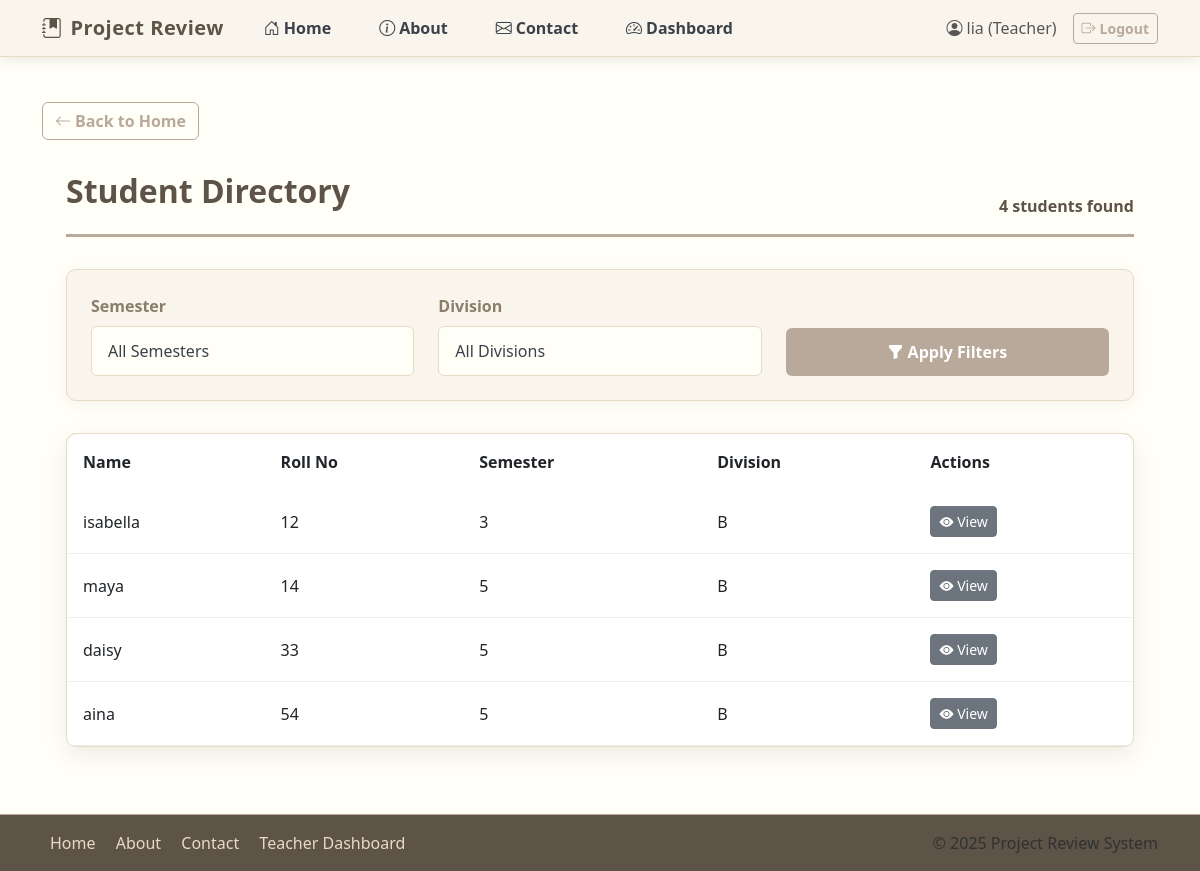
Screenshot of /teacher/view-students/ (signed in) with the database file from the repository.
### project_review_app/models.py (models this page shows, shortened)
class CustomUser(AbstractUser):
    ROLE_CHOICES = (
        ('teacher', 'Teacher'),
        ('student', 'Student'),
        ('admin', 'Admin'),
    )
    @property
    def is_teacher(self):
        return self.role == 'teacher'
    DIVISION_CHOICES = (
        ('A', 'Division A'),
        ('B', 'Division B'),
        ('C', 'Division C'),
    )
    SEMESTER_CHOICES = (
        (1, 'Semester 1'),
        (2, 'Semester 2'),
        (3, 'Semester 3'),
        (4, 'Semester 4'),
        (5, 'Semester 5'),
        (6, 'Semester 6'),
    )
    role = models.CharField(max_length=10, choices=ROLE_CHOICES)
    email = models.EmailField(unique=True)
    division = models.CharField(max_length=1, choices=DIVISION_CHOICES, blank=True, null=True)
    roll_no = models.CharField(max_length=20, blank=True, null=True)
    semester = models.PositiveIntegerField(choices=SEMESTER_CHOICES, blank=True, null=True)
    department = models.CharField(max_length=100, blank=True, null=True)
    subject = models.CharField(max_length=100, blank=True, null=True)

### project_review_app/views.py (the view)
    def wrapper(request, *args, **kwargs):
        if not request.user.is_authenticated:
            return redirect('login')
        if not request.user.is_teacher:
            raise PermissionDenied("Only teachers can access this page")
        return view_func(request, *args, **kwargs)

### project_review_app/views.py (called while the page is built)
def teacher_required(view_func):
    def wrapper(request, *args, **kwargs):
        if not request.user.is_authenticated:
            return redirect('login')
        if not request.user.is_teacher:
            raise PermissionDenied("Only teachers can access this page")
        return view_func(request, *args, **kwargs)
    return wrapper

@teacher_required
def view_students(request):
    students = CustomUser.objects.filter(role='student').order_by('semester', 'division', 'roll_no')
    semester = request.GET.get('semester')
    division = request.GET.get('division')
    if semester:
        students = students.filter(semester=semester)
    if division:
        students = students.filter(division=division)
    return render(request, 'teacher/view_students.html', {
        'students': students,
        'current_semester': semester or '',
        'current_division': division or '',
        'semester_choices': CustomUser.SEMESTER_CHOICES,
        'division_choices': CustomUser.DIVISION_CHOICES
    })

### templates/teacher/view_students.html (shortened to what this page needs)
{% extends "base.html" %}
{% block content %}
<div class="student-container">
  <div class="page-header">
    <h2>Student Directory</h2>
    <div class="student-count">{{ students.count }} students found</div>
  </div>
  <div class="filter-card">
    <form method="get" class="filter-form">
      <div class="form-group">
        <label class="form-label">Semester</label>
        <select name="semester" class="form-control">
          <option value="">All Semesters</option>
        </select>
      </div>
      <div class="form-group">
        <label class="form-label">Division</label>
        <select name="division" class="form-control">
          <option value="">All Divisions</option>
        </select>
      </div>
      <button type="submit" class="btn-filter">
        <i class="bi bi-funnel-fill"></i> Apply Filters
      </button>
    </form>
  </div>
  <div class="student-table">
    <table class="table table-hover mb-0">
      <thead class="table-header">
        <tr>
          <th>Name</th>
          <th>Roll No</th>
          <th>Semester</th>
          <th>Division</th>
          <th>Actions</th>
        </tr>
      </thead>
      <tbody>
        {% for student in students %}
        <tr>
          <td>{{ student.username }}</td>
          <td>{{ student.roll_no|default:"-" }}</td>
          <td>{{ student.semester|default:"-" }}</td>
          <td>{{ student.division|default:"-" }}</td>
          <td>
            <a href="{% url 'student_detail' student.id %}" class="btn btn-sm btn-secondary">
              <i class="bi bi-eye-fill"></i> View
            </a>
          </td>
        </tr>
        {% endfor %}
      </tbody>
    </table>
  </div>
</div>
{% endblock %}

### templates/base.html (shortened to what this page needs)
<!DOCTYPE html>
<html>
<head>
  <link href="https://cdn.jsdelivr.net/npm/bootstrap@5.3.0/dist/css/bootstrap.min.css" rel="stylesheet">
  <link href="https://cdn.jsdelivr.net/npm/bootstrap-icons@1.10.0/font/bootstrap-icons.css" rel="stylesheet">
</head>
<body>
  <nav class="navbar navbar-expand-lg navbar-light">
    <div class="container">
      <a class="navbar-brand" href="{% url 'home' %}">
        <i class="bi bi-journal-bookmark-fill me-2"></i>Project Review
      </a>
      <div class="collapse navbar-collapse" id="navbarNav">
        <ul class="navbar-nav me-auto">
          <li class="nav-item">
            <a class="nav-link {% if request.path == '/' %}active{% endif %}" href="{% url 'home' %}">
              <i class="bi bi-house-door me-1"></i>Home
            </a>
          </li>
          <li class="nav-item">
            <a class="nav-link {% if request.path == '/about/' %}active{% endif %}" href="{% url 'about' %}">
              <i class="bi bi-info-circle me-1"></i>About
            </a>
          </li>
          <li class="nav-item">
            <a class="nav-link {% if request.path == '/contact/' %}active{% endif %}" href="{% url 'contact' %}">
              <i class="bi bi-envelope me-1"></i>Contact
            </a>
          </li>
          {% if user.is_authenticated %}
            <li class="nav-item">
              {% if user.role == 'teacher' %}
                <a class="nav-link {% if request.path == '/teacher_dashboard/' %}active{% endif %}" href="{% url 'teacher_dashboard' %}">
                  <i class="bi bi-speedometer2 me-1"></i>Dashboard
                </a>
              {% elif user.role == 'student' %}
                <a class="nav-link {% if request.path == '/student_dashboard/' %}active{% endif %}" href="{% url 'student_dashboard' %}">
                  <i class="bi bi-speedometer2 me-1"></i>Dashboard
                </a>
              {% endif %}
            </li>
          {% endif %}
        </ul>
        <div class="d-flex align-items-center">
          {% if user.is_authenticated %}
            <span class="navbar-text me-3 d-none d-lg-block">
              <i class="bi bi-person-circle me-1"></i>{{ user.username }} ({{ user.get_role_display }})
            </span>
            <form method="post" action="{% url 'logout' %}">
              <button class="btn btn-sm btn-outline-primary">
                <i class="bi bi-box-arrow-right me-1"></i>Logout
              </button>
            </form>
          {% endif %}
        </div>
      </div>
    </div>
  </nav>
  <main class="container">
    {% block back_button %}
      {% if request.path != '/' %}
        <div class="back-button">
          <a href="{% url 'home' %}" class="btn btn-outline-primary">
            <i class="bi bi-arrow-left me-1"></i>Back to Home
          </a>
        </div>
      {% endif %}
    {% endblock %}
    {% block content %}{% endblock %}
  </main>
  <footer>
    <div class="container">
      <div class="row align-items-center">
        <div class="col-md-6 text-center text-md-start mb-2 mb-md-0">
          <a href="{% url 'home' %}" class="footer-link">Home</a>
          <a href="{% url 'about' %}" class="footer-link">About</a>
          <a href="{% url 'contact' %}" class="footer-link">Contact</a>
          {% if user.is_authenticated %}
            {% if user.role == 'teacher' %}
              <a href="{% url 'teacher_dashboard' %}" class="footer-link">Teacher Dashboard</a>
            {% elif user.role == 'student' %}
              <a href="{% url 'student_dashboard' %}" class="footer-link">Student Dashboard</a>
            {% endif %}
          {% endif %}
        </div>
        <div class="col-md-6 text-center text-md-end">
          <span class="text-muted">&copy; {% now "Y" %} Project Review System</span>
        </div>
      </div>
    </div>
  </footer>
</body>
</html>

### templates/base.html (style rules this page uses)
:root { --ivory: #FFFFF8; --linen: #FAF5EC; --cashmere: #E8DBC5; --taupe: #B8A99A; --mocha: #8B7D6B; --umber: #5E5347; --slate: #7D8B99; --charcoal: #3A4149; }
body { background: var(--ivory); min-height: 100vh; display: flex; flex-direction: column; font-family: 'Segoe UI', Tahoma, Geneva, Verdana, sans-serif; color: var(--charcoal); padding-top: 70px; padding-bottom: 60px; }
.navbar { background-color: var(--linen) !important; box-shadow: 0 4px 12px rgba(0,0,0,0.08); border-bottom: 1px solid var(--cashmere); position: fixed; top: 0; left: 0; right: 0; z-index: 1030; padding: 0.5rem 0; }
.navbar-brand { font-weight: 700; color: var(--umber) !important; letter-spacing: 0.5px; font-size: 1.25rem; }
.nav-link { color: var(--charcoal) !important; font-weight: 600; margin: 0 0.5rem; transition: all 0.3s; padding: 0.5rem 1rem !important; position: relative; }
main { flex: 1; padding: 2rem 0; }
.btn-outline-primary { color: var(--taupe); border-color: var(--taupe); font-weight: 600; }
footer { background: var(--umber); color: var(--cashmere); padding: 1rem 0; position: fixed; bottom: 0; left: 0; right: 0; z-index: 1020; border-top: 1px solid var(--taupe); }
.footer-link { color: var(--cashmere); text-decoration: none; transition: color 0.3s; margin: 0 0.5rem; }
.back-button { margin-bottom: 1.5rem; }
h1, h2, h3, h4, h5, h6 { color: var(--umber); font-weight: 600; }

### templates/teacher/view_students.html (style rules this page uses)
:root { --ivory: #FFFFF8; --linen: #FAF5EC; --cashmere: #E8DBC5; --taupe: #B8A99A; --mocha: #8B7D6B; --umber: #5E5347; --slate: #7D8B99; --charcoal: #3A4149; }
body { background-color: var(--ivory); font-family: 'Segoe UI', Tahoma, Geneva, Verdana, sans-serif; }
.student-container { max-width: 1200px; margin: 2rem auto; padding: 0 1.5rem; }
.page-header { color: var(--umber); font-weight: 700; margin-bottom: 2rem; padding-bottom: 1rem; border-bottom: 3px solid var(--taupe); display: flex; justify-content: space-between; align-items: flex-end; }
.filter-card { background-color: var(--linen); border-radius: 10px; padding: 1.5rem; margin-bottom: 2rem; box-shadow: 0 4px 16px rgba(0,0,0,0.05); border: 1px solid var(--cashmere); }
.filter-form { display: grid; grid-template-columns: repeat(auto-fit, minmax(200px, 1fr)); gap: 1.5rem; align-items: end; }
.form-group { margin-bottom: 0; }
.form-label { color: var(--mocha); font-weight: 600; margin-bottom: 0.5rem; display: block; }
.form-control { background-color: var(--ivory); border: 1px solid var(--cashmere); border-radius: 6px; padding: 0.75rem 1rem; width: 100%; color: var(--charcoal); transition: all 0.3s; }
.btn-filter { background-color: var(--taupe); color: white; border: none; padding: 0.75rem 1.5rem; border-radius: 6px; font-weight: 600; transition: all 0.3s; height: fit-content; }
.student-table { background-color: var(--linen); border-radius: 10px; overflow: hidden; box-shadow: 0 8px 24px rgba(0,0,0,0.08); border: 1px solid var(--cashmere); }
.table-header { background: linear-gradient(135deg, var(--taupe), var(--mocha)); color: white; }
.table th { padding: 1rem; font-weight: 600; border-bottom: 3px solid var(--peach); }
.table td { padding: 1rem; border-bottom: 1px solid rgba(184, 169, 154, 0.2); vertical-align: middle; }

### rows the page displays
CustomUser: username "lia", role "Teacher"
CustomUser: username "isabella", roll_no "12", semester "3", division "B"
CustomUser: username "maya", roll_no "14", semester "5", division "B"
CustomUser: username "daisy", roll_no "33", semester "5", division "B"
CustomUser: username "aina", roll_no "54", semester "5", division "B"

### other values shown
{{ students.count }} "4"
